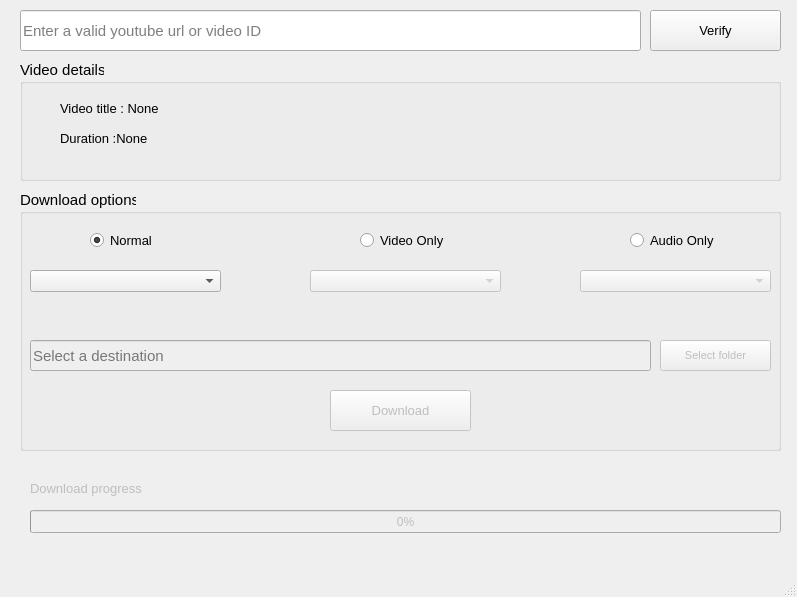
<?xml version="1.0" encoding="UTF-8"?>
<ui version="4.0">
 <class>MainWindow</class>
 <widget class="QMainWindow" name="MainWindow">
  <property name="geometry">
   <rect>
    <x>0</x>
    <y>0</y>
    <width>797</width>
    <height>597</height>
   </rect>
  </property>
  <property name="minimumSize">
   <size>
    <width>797</width>
    <height>597</height>
   </size>
  </property>
  <property name="maximumSize">
   <size>
    <width>797</width>
    <height>597</height>
   </size>
  </property>
  <property name="font">
   <font>
    <family>Microsoft YaHei UI</family>
   </font>
  </property>
  <property name="windowTitle">
   <string>TubeDown</string>
  </property>
  <property name="windowIcon">
   <iconset>
    <normaloff>images/icons8-youtube-squared-100.png</normaloff>images/icons8-youtube-squared-100.png</iconset>
  </property>
  <property name="styleSheet">
   <string notr="true"/>
  </property>
  <property name="iconSize">
   <size>
    <width>20</width>
    <height>20</height>
   </size>
  </property>
  <widget class="QWidget" name="centralwidget">
   <widget class="QLineEdit" name="UrlInput">
    <property name="geometry">
     <rect>
      <x>20</x>
      <y>10</y>
      <width>621</width>
      <height>41</height>
     </rect>
    </property>
    <property name="font">
     <font>
      <family>Microsoft YaHei UI</family>
      <pointsize>11</pointsize>
     </font>
    </property>
    <property name="placeholderText">
     <string>Enter a valid youtube url or video ID</string>
    </property>
   </widget>
   <widget class="QPushButton" name="VerifyBtn">
    <property name="geometry">
     <rect>
      <x>650</x>
      <y>10</y>
      <width>131</width>
      <height>41</height>
     </rect>
    </property>
    <property name="font">
     <font>
      <family>Microsoft YaHei UI</family>
      <pointsize>10</pointsize>
     </font>
    </property>
    <property name="text">
     <string>Verify</string>
    </property>
    <property name="icon">
     <iconset>
      <normaloff>images/icons8-link-64.png</normaloff>images/icons8-link-64.png</iconset>
    </property>
    <property name="iconSize">
     <size>
      <width>24</width>
      <height>24</height>
     </size>
    </property>
   </widget>
   <widget class="QGroupBox" name="groupBox">
    <property name="geometry">
     <rect>
      <x>20</x>
      <y>60</y>
      <width>761</width>
      <height>121</height>
     </rect>
    </property>
    <property name="font">
     <font>
      <pointsize>11</pointsize>
     </font>
    </property>
    <property name="title">
     <string>Video details</string>
    </property>
    <widget class="QLabel" name="Title">
     <property name="geometry">
      <rect>
       <x>40</x>
       <y>40</y>
       <width>701</width>
       <height>16</height>
      </rect>
     </property>
     <property name="font">
      <font>
       <pointsize>10</pointsize>
      </font>
     </property>
     <property name="text">
      <string>Video title : None</string>
     </property>
    </widget>
    <widget class="QLabel" name="Duration">
     <property name="geometry">
      <rect>
       <x>40</x>
       <y>70</y>
       <width>701</width>
       <height>16</height>
      </rect>
     </property>
     <property name="font">
      <font>
       <pointsize>10</pointsize>
      </font>
     </property>
     <property name="text">
      <string>Duration :None</string>
     </property>
    </widget>
   </widget>
   <widget class="QGroupBox" name="groupBox_2">
    <property name="geometry">
     <rect>
      <x>20</x>
      <y>190</y>
      <width>761</width>
      <height>261</height>
     </rect>
    </property>
    <property name="font">
     <font>
      <pointsize>11</pointsize>
     </font>
    </property>
    <property name="title">
     <string>Download options</string>
    </property>
    <widget class="QRadioButton" name="NormalRadio">
     <property name="geometry">
      <rect>
       <x>70</x>
       <y>40</y>
       <width>111</width>
       <height>21</height>
      </rect>
     </property>
     <property name="font">
      <font>
       <pointsize>10</pointsize>
      </font>
     </property>
     <property name="text">
      <string>Normal</string>
     </property>
     <property name="checked">
      <bool>true</bool>
     </property>
    </widget>
    <widget class="QRadioButton" name="VideoRadio">
     <property name="geometry">
      <rect>
       <x>340</x>
       <y>40</y>
       <width>91</width>
       <height>21</height>
      </rect>
     </property>
     <property name="font">
      <font>
       <pointsize>10</pointsize>
      </font>
     </property>
     <property name="text">
      <string>Video Only</string>
     </property>
     <property name="checked">
      <bool>false</bool>
     </property>
    </widget>
    <widget class="QRadioButton" name="AudioRadio">
     <property name="geometry">
      <rect>
       <x>610</x>
       <y>40</y>
       <width>111</width>
       <height>21</height>
      </rect>
     </property>
     <property name="font">
      <font>
       <pointsize>10</pointsize>
      </font>
     </property>
     <property name="text">
      <string>Audio Only</string>
     </property>
    </widget>
    <widget class="QComboBox" name="NormalList">
     <property name="geometry">
      <rect>
       <x>10</x>
       <y>80</y>
       <width>191</width>
       <height>22</height>
      </rect>
     </property>
     <property name="font">
      <font>
       <pointsize>10</pointsize>
      </font>
     </property>
    </widget>
    <widget class="QComboBox" name="VideoList">
     <property name="enabled">
      <bool>false</bool>
     </property>
     <property name="geometry">
      <rect>
       <x>290</x>
       <y>80</y>
       <width>191</width>
       <height>22</height>
      </rect>
     </property>
     <property name="font">
      <font>
       <pointsize>10</pointsize>
      </font>
     </property>
    </widget>
    <widget class="QComboBox" name="AudioList">
     <property name="enabled">
      <bool>false</bool>
     </property>
     <property name="geometry">
      <rect>
       <x>560</x>
       <y>80</y>
       <width>191</width>
       <height>22</height>
      </rect>
     </property>
     <property name="font">
      <font>
       <pointsize>10</pointsize>
      </font>
     </property>
    </widget>
    <widget class="QLineEdit" name="DestInput">
     <property name="enabled">
      <bool>false</bool>
     </property>
     <property name="geometry">
      <rect>
       <x>10</x>
       <y>150</y>
       <width>621</width>
       <height>31</height>
      </rect>
     </property>
     <property name="font">
      <font>
       <family>Microsoft YaHei UI</family>
       <pointsize>11</pointsize>
      </font>
     </property>
     <property name="placeholderText">
      <string>Select a destination</string>
     </property>
    </widget>
    <widget class="QPushButton" name="FolderBtn">
     <property name="enabled">
      <bool>false</bool>
     </property>
     <property name="geometry">
      <rect>
       <x>640</x>
       <y>150</y>
       <width>111</width>
       <height>31</height>
      </rect>
     </property>
     <property name="font">
      <font>
       <family>Microsoft YaHei UI</family>
       <pointsize>8</pointsize>
      </font>
     </property>
     <property name="text">
      <string>Select folder</string>
     </property>
     <property name="icon">
      <iconset>
       <normaloff>images/icons8-file-64.png</normaloff>images/icons8-file-64.png</iconset>
     </property>
     <property name="iconSize">
      <size>
       <width>20</width>
       <height>20</height>
      </size>
     </property>
    </widget>
    <widget class="QPushButton" name="DownloadBtn">
     <property name="enabled">
      <bool>false</bool>
     </property>
     <property name="geometry">
      <rect>
       <x>310</x>
       <y>200</y>
       <width>141</width>
       <height>41</height>
      </rect>
     </property>
     <property name="minimumSize">
      <size>
       <width>141</width>
       <height>41</height>
      </size>
     </property>
     <property name="maximumSize">
      <size>
       <width>141</width>
       <height>41</height>
      </size>
     </property>
     <property name="font">
      <font>
       <pointsize>10</pointsize>
       <weight>50</weight>
       <bold>false</bold>
      </font>
     </property>
     <property name="text">
      <string>Download</string>
     </property>
     <property name="icon">
      <iconset>
       <normaloff>images/icons8-download-26 (2).png</normaloff>images/icons8-download-26 (2).png</iconset>
     </property>
    </widget>
   </widget>
   <widget class="QProgressBar" name="ProgressBar">
    <property name="enabled">
     <bool>false</bool>
    </property>
    <property name="geometry">
     <rect>
      <x>30</x>
      <y>510</y>
      <width>751</width>
      <height>23</height>
     </rect>
    </property>
    <property name="value">
     <number>0</number>
    </property>
   </widget>
   <widget class="QLabel" name="ProgressLabel">
    <property name="enabled">
     <bool>false</bool>
    </property>
    <property name="geometry">
     <rect>
      <x>30</x>
      <y>480</y>
      <width>701</width>
      <height>16</height>
     </rect>
    </property>
    <property name="font">
     <font>
      <pointsize>10</pointsize>
     </font>
    </property>
    <property name="text">
     <string>Download progress</string>
    </property>
   </widget>
  </widget>
  <widget class="QStatusBar" name="statusbar"/>
 </widget>
 <resources/>
 <connections/>
</ui>
